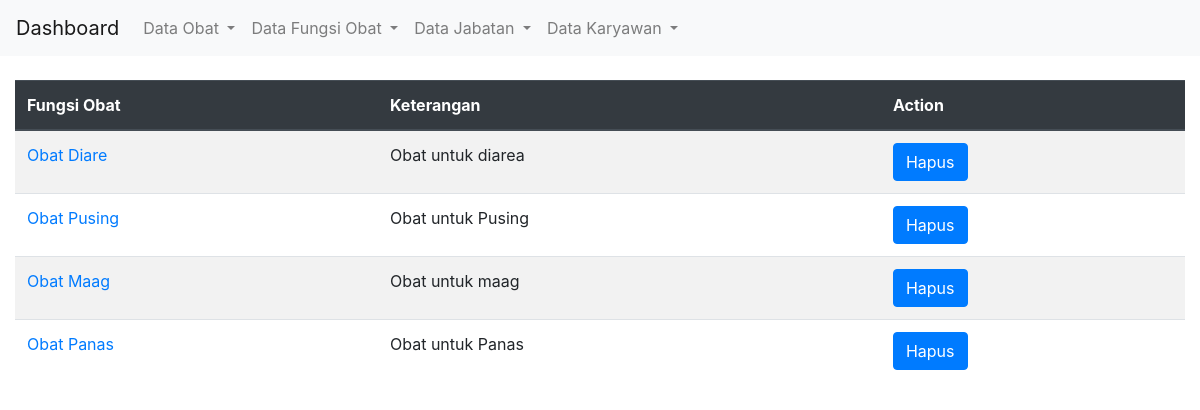
Before: /obat/f_obat_list/ with the older database file.
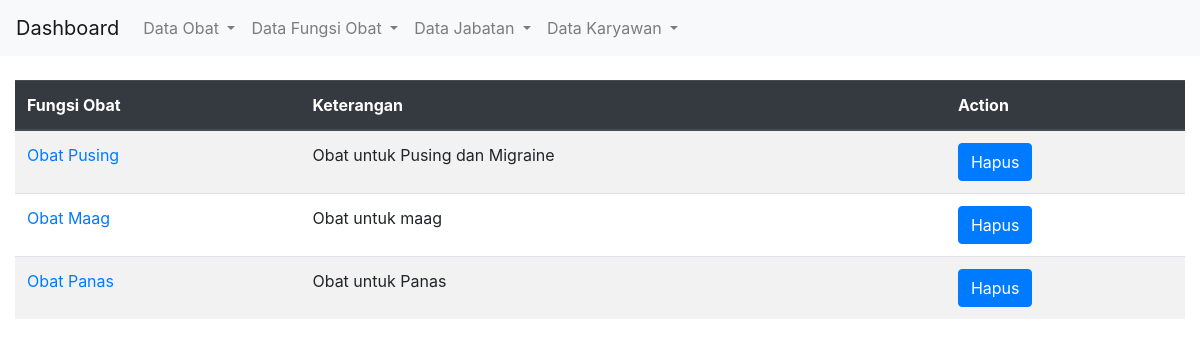
After: the same page with the newer database file.
### obat/models.py (models this page shows, shortened)
class Fungsi_Obat(models.Model):
    fungsi_obat = models.CharField(max_length=20)
    keterangan = models.CharField(max_length=100)

### obat/views.py (the view)
# urls.py: path('f_obat_list/', views.obat_f_list, name='f_obat_list'),
def obat_f_list(request):
    f_obat = Fungsi_Obat.objects.all()
    return render(request, "fungsi_obat/list_f_obat.html", {"f_obats": f_obat, })

### templates/fungsi_obat/list_f_obat.html (shortened to what this page needs)
{% extends "master/base.html" %}
{% load static %}
{% block body %}
<br />
<div class="table-responsive">
  <table class="table table-striped table-fixed" id="data">
    <thead class="thead-dark">
      <tr>
        <th scope="col">Fungsi Obat</th>
        <th scope="col">Keterangan</th>
        <th scope="col">Action</th>
      </tr>
    </thead>
    <tbody id="myTable">
      {% for Fungsi_Obat in f_obats %}
      <tr>
        <td><a href="{% url 'obat:update_f_obat' Fungsi_Obat.id %}">{{ Fungsi_Obat.fungsi_obat }}</td>
        <td>{{ Fungsi_Obat.keterangan }}</td>
        <td><button type="button" class="btn btn-primary" data-toggle="modal" data-target="#hapus-{{Fungsi_Obat.id}}">
          Hapus
        </button></td>
      </tr>
      {% endfor %}
    </tbody>
  </table>
</div>
{% endblock body %}

Changed rows visible on the page:
removed Fungsi_Obat: fungsi_obat "Obat Diare", keterangan "Obat untuk diarea"
changed Fungsi_Obat "Obat Pusing": keterangan "Obat untuk Pusing" → "Obat untuk Pusing dan Migraine"
